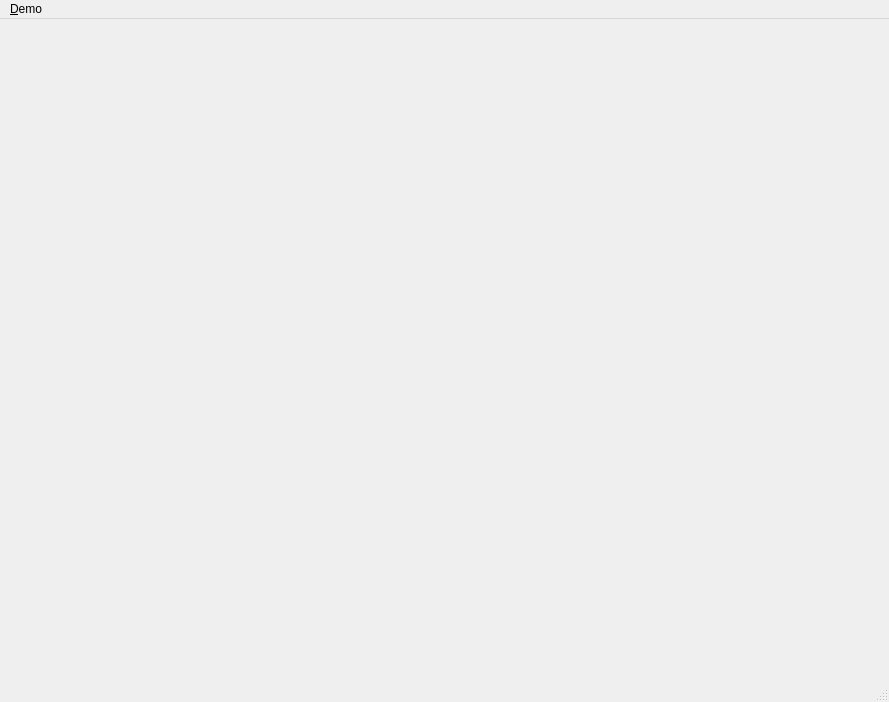
<?xml version="1.0" encoding="UTF-8"?>
<ui version="4.0">
 <class>RigidSim</class>
 <widget class="QMainWindow" name="RigidSim">
  <property name="geometry">
   <rect>
    <x>0</x>
    <y>0</y>
    <width>889</width>
    <height>702</height>
   </rect>
  </property>
  <property name="windowTitle">
   <string>Rigid Simulator</string>
  </property>
  <property name="windowIcon">
   <iconset resource="images.qrc">
    <normaloff>:/images/fracture.png</normaloff>:/images/fracture.png</iconset>
  </property>
  <widget class="QWidget" name="centralwidget">
   <layout class="QHBoxLayout" name="horizontalLayout">
    <item>
     <widget class="RigidCanvas" name="canvas" native="true"/>
    </item>
   </layout>
  </widget>
  <widget class="QMenuBar" name="menubar">
   <property name="geometry">
    <rect>
     <x>0</x>
     <y>0</y>
     <width>889</width>
     <height>26</height>
    </rect>
   </property>
   <widget class="QMenu" name="menu_Demo">
    <property name="title">
     <string>&amp;Demo</string>
    </property>
    <addaction name="actionDropObjects"/>
    <addaction name="actionDropObjsWithFixed"/>
    <addaction name="actionShakingPiggy"/>
    <addaction name="separator"/>
    <addaction name="actionStart"/>
    <addaction name="actionStep"/>
    <addaction name="separator"/>
    <addaction name="actionExit"/>
   </widget>
   <addaction name="menu_Demo"/>
  </widget>
  <widget class="QStatusBar" name="statusbar"/>
  <action name="actionLoadBody">
   <property name="icon">
    <iconset resource="images.qrc">
     <normaloff>:/images/load_frac.png</normaloff>:/images/load_frac.png</iconset>
   </property>
   <property name="text">
    <string>Load Rigid Body</string>
   </property>
  </action>
  <action name="actionExportMatlab">
   <property name="text">
    <string>&amp;Export Matlab Data</string>
   </property>
  </action>
  <action name="actionExportAbaqus">
   <property name="text">
    <string>&amp;Export Abaqus Mesh</string>
   </property>
  </action>
  <action name="actionModeShapes">
   <property name="text">
    <string>Mode Shapes</string>
   </property>
  </action>
  <action name="actionLoadModes">
   <property name="text">
    <string>Load Modes</string>
   </property>
  </action>
  <action name="actionExportMatrices">
   <property name="text">
    <string>Export Matrices</string>
   </property>
  </action>
  <action name="actionExportSurfaceMesh">
   <property name="text">
    <string>Export Surface Mesh</string>
   </property>
  </action>
  <action name="actionExportImpulses">
   <property name="text">
    <string>Export Impulses</string>
   </property>
  </action>
  <action name="actionManual_Adjusting">
   <property name="checkable">
    <bool>true</bool>
   </property>
   <property name="text">
    <string>Manual Adjusting</string>
   </property>
  </action>
  <action name="action_Load">
   <property name="text">
    <string>&amp;Load</string>
   </property>
  </action>
  <action name="actionExit">
   <property name="text">
    <string>&amp;Exit</string>
   </property>
  </action>
  <action name="actionStart">
   <property name="text">
    <string>&amp;Start</string>
   </property>
   <property name="shortcut">
    <string>F8</string>
   </property>
  </action>
  <action name="actionRecord_Positions">
   <property name="checkable">
    <bool>true</bool>
   </property>
   <property name="text">
    <string>Record Positions</string>
   </property>
  </action>
  <action name="actionShakingPiggy">
   <property name="text">
    <string>Shaking piggy bank</string>
   </property>
  </action>
  <action name="actionStep">
   <property name="text">
    <string>Step</string>
   </property>
   <property name="shortcut">
    <string>F5</string>
   </property>
  </action>
  <action name="actionDrop_Multiple_Objs">
   <property name="text">
    <string>Drop Multiple Objs</string>
   </property>
  </action>
  <action name="actionDropObjects">
   <property name="text">
    <string>Drop objects</string>
   </property>
  </action>
  <action name="actionDropObjsWithFixed">
   <property name="text">
    <string>Drop objs with fixed </string>
   </property>
  </action>
 </widget>
 <customwidgets>
  <customwidget>
   <class>RigidCanvas</class>
   <extends></extends>
   <header>tools/rigidsim/RigidCanvas.h</header>
  </customwidget>
 </customwidgets>
 <resources>
  <include location="images.qrc"/>
 </resources>
 <connections/>
</ui>
